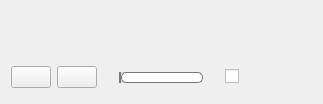
<?xml version="1.0" encoding="UTF-8"?>
<ui version="4.0">
 <class>Player</class>
 <widget class="QWidget" name="Player">
  <property name="geometry">
   <rect>
    <x>0</x>
    <y>0</y>
    <width>323</width>
    <height>104</height>
   </rect>
  </property>
  <property name="windowTitle">
   <string>Form</string>
  </property>
  <layout class="QGridLayout" name="gridLayout">
   <item row="0" column="0">
    <layout class="QHBoxLayout" name="horizontalLayout_2">
     <item>
      <layout class="QVBoxLayout" name="verticalLayout">
       <item>
        <widget class="QLabel" name="label">
         <property name="text">
          <string/>
         </property>
        </widget>
       </item>
       <item>
        <layout class="QHBoxLayout" name="horizontalLayout">
         <item>
          <widget class="QPushButton" name="pushButton">
           <property name="text">
            <string/>
           </property>
          </widget>
         </item>
         <item>
          <widget class="QPushButton" name="pushButton_2">
           <property name="text">
            <string/>
           </property>
          </widget>
         </item>
         <item>
          <widget class="QSlider" name="horizontalSlider">
           <property name="styleSheet">
            <string notr="true">QSlider{
	height: 32px;
	margin-left: 16px;
	margin-right: 16px;
}

QSlider::groove:horizontal {
	border: 1px solid #bbb;
	background: white;
	height: 9px;
	border-radius: 5px;
}

QSlider::sub-page:horizontal {
	background: rgb(85, 170, 255);
	border: 1px solid #777;
	height: 9px;
	border-radius: 5px;
}

QSlider::add-page:horizontal {
	background: #fff;
	border: 1px solid #777;
	height: 9px;
	border-radius: 5px;
}

QSlider::handle:horizontal {
	background: transparent;
	image:url(:/icons/diamond.png);
	width: 32px;
	height: 32px;
	margin-top: -20px;
	margin-bottom: -20px;
	margin-right: -16px;
	margin-left: -16px;
}</string>
           </property>
           <property name="orientation">
            <enum>Qt::Horizontal</enum>
           </property>
          </widget>
         </item>
         <item>
          <widget class="QCheckBox" name="checkBox">
           <property name="text">
            <string/>
           </property>
          </widget>
         </item>
        </layout>
       </item>
      </layout>
     </item>
     <item>
      <spacer name="horizontalSpacer">
       <property name="orientation">
        <enum>Qt::Horizontal</enum>
       </property>
       <property name="sizeHint" stdset="0">
        <size>
         <width>40</width>
         <height>20</height>
        </size>
       </property>
      </spacer>
     </item>
    </layout>
   </item>
  </layout>
 </widget>
 <resources/>
 <connections/>
</ui>
